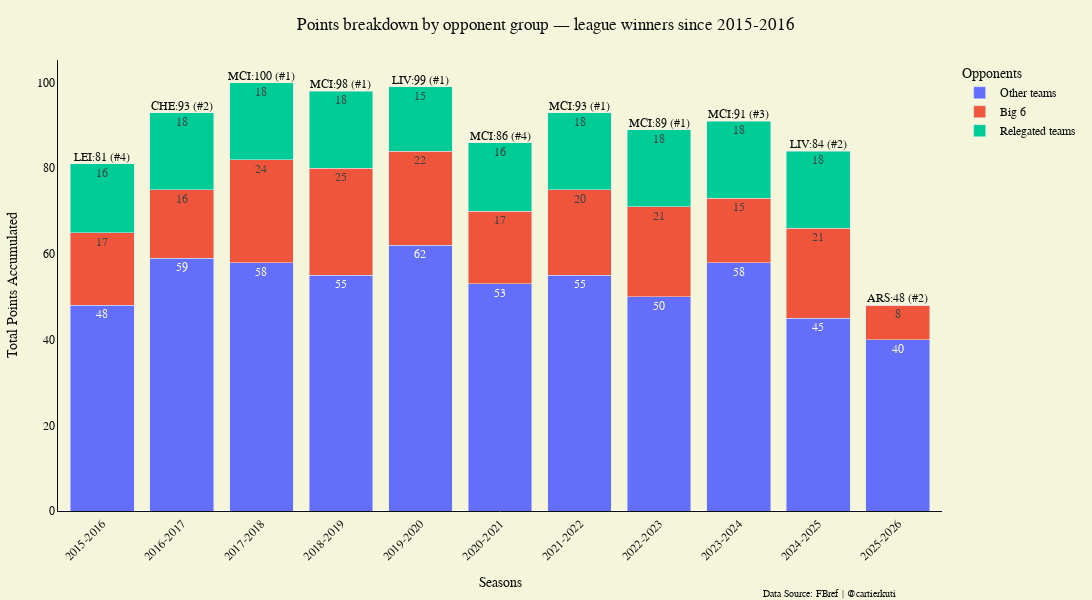

Write notebook code for a chart like this one.
### Code cell
table = table.sort_values('b6_pts', ascending=False)

#keep league winner each season (select winner rows to get breakdown columns)
best_pts = table.groupby('season')['pts'].max()
# select winner rows per season
winners = table.loc[table.groupby('season')['pts'].idxmax()].reset_index(drop=True)
b6_winners = table.loc[table.groupby('season')['b6_pts'].idxmax()].reset_index(drop=True)

#winners =winners.sort_values(by="b6_pts", ascending=False)

#Stacked Chart of the winners' point sharing by opponent group
fig = px.bar(
    winners,
    x='season',
    y=['other_pts', 'b6_pts', 'rele_pts'],
    title=f"Points breakdown by opponent group — league winners since {winners['season'].min()}",
    text_auto=True,
    hover_name='team'
    )

fig.update_layout(
    title_x=0.5,          # <-- centers the title
    title_xanchor='center',
    barmode='stack', 
    xaxis_tickangle=-45,
    height=600,
    width=1200,
    font=dict(
        family="Courier New, monospace",
        size=12,
        color="#0B0F0C"
    ),
    margin=dict(l=40, r=40, t=60, b=40),
    paper_bgcolor="Beige", autosize=True, plot_bgcolor = 'Beige',
    xaxis=dict(
        title="Seasons",
        showgrid=False,
        gridcolor='rgba(0,255,65,0.15)',
        zeroline=True,
        linecolor='#0B0F0C',
        tickcolor= '#0B0F0C',
    ),

    yaxis=dict(
        title="Total Points Accumulated",
        showgrid=False,
        gridcolor='rgba(0,255,65,0.15)',
        zeroline=True,
        linecolor='#0B0F0C',
        tickcolor= '#0B0F0C',
    ),

    legend = dict(
        title=dict(text="Opponents"),
        tracegroupgap=0
    ))

fig.add_trace(
    go.Scatter(
        x=winners['season'],
        y=winners['pts'],  # total height of the stack
        mode='text',
        text=winners['team'] + ":" + winners['pts'].astype(str) + " (#" + winners['b6_pos'].astype(str) + ")",
        textposition='top center',
        showlegend=False
    )
)
#add caption at the bottom of the chart
fig.add_annotation(
        text="Data Source: FBref | @cartierkuti",
        xref="paper", yref="paper",
        x=0.95, y=-0.2,
        showarrow=False,
        font=dict(size=10, color="#0B0F0C"),
)

# 🔑 Rename legend entries
fig.for_each_trace(
    lambda t: t.update(
        name={
            'other_pts': 'Other teams',
            'b6_pts': 'Big 6',
            'rele_pts': 'Relegated teams'
        }.get(t.name, t.name)
    )
)

fig.show()
fig.write_image("../visualizations/points_vs_b6.png", scale=2)

### Figure 1 — Plotly figure (JSON) as saved in the notebook; plotly's stock layout.template omitted (floating-point values rounded to 4 significant figures)
{"data": [{"hovertemplate": "<b>%{hovertext}</b><br><br>variable=other_pts<br>season=%{x}<br>value=%{y}<extra></extra>", "hovertext": ["LEI", "CHE", "MCI", "MCI", "LIV", "MCI", "MCI", "MCI", "MCI", "LIV", "ARS"], "legendgroup": "other_pts", "marker": {"color": "#636efa", "pattern": {"shape": ""}}, "name": "Other teams", "orientation": "v", "showlegend": true, "textposition": "auto", "texttemplate": "%{y}", "type": "bar", "x": ["2015-2016", "2016-2017", "2017-2018", "2018-2019", "2019-2020", "2020-2021", "2021-2022", "2022-2023", "2023-2024", "2024-2025", "2025-2026"], "xaxis": "x", "y": [48, 59, 58, 55, 62, 53, 55, 50, 58, 45, 40], "yaxis": "y"}, {"hovertemplate": "<b>%{hovertext}</b><br><br>variable=b6_pts<br>season=%{x}<br>value=%{y}<extra></extra>", "hovertext": ["LEI", "CHE", "MCI", "MCI", "LIV", "MCI", "MCI", "MCI", "MCI", "LIV", "ARS"], "legendgroup": "b6_pts", "marker": {"color": "#EF553B", "pattern": {"shape": ""}}, "name": "Big 6", "orientation": "v", "showlegend": true, "textposition": "auto", "texttemplate": "%{y}", "type": "bar", "x": ["2015-2016", "2016-2017", "2017-2018", "2018-2019", "2019-2020", "2020-2021", "2021-2022", "2022-2023", "2023-2024", "2024-2025", "2025-2026"], "xaxis": "x", "y": [17, 16, 24, 25, 22, 17, 20, 21, 15, 21, 8], "yaxis": "y"}, {"hovertemplate": "<b>%{hovertext}</b><br><br>variable=rele_pts<br>season=%{x}<br>value=%{y}<extra></extra>", "hovertext": ["LEI", "CHE", "MCI", "MCI", "LIV", "MCI", "MCI", "MCI", "MCI", "LIV", "ARS"], "legendgroup": "rele_pts", "marker": {"color": "#00cc96", "pattern": {"shape": ""}}, "name": "Relegated teams", "orientation": "v", "showlegend": true, "textposition": "auto", "texttemplate": "%{y}", "type": "bar", "x": ["2015-2016", "2016-2017", "2017-2018", "2018-2019", "2019-2020", "2020-2021", "2021-2022", "2022-2023", "2023-2024", "2024-2025", "2025-2026"], "xaxis": "x", "y": [16, 18, 18, 18, 15, 16, 18, 18, 18, 18, 0], "yaxis": "y"}, {"mode": "text", "showlegend": false, "text": ["LEI:81 (#4)", "CHE:93 (#2)", "MCI:100 (#1)", "MCI:98 (#1)", "LIV:99 (#1)", "MCI:86 (#4)", "MCI:93 (#1)", "MCI:89 (#1)", "MCI:91 (#3)", "LIV:84 (#2)", "ARS:48 (#2)"], "textposition": "top center", "type": "scatter", "x": ["2015-2016", "2016-2017", "2017-2018", "2018-2019", "2019-2020", "2020-2021", "2021-2022", "2022-2023", "2023-2024", "2024-2025", "2025-2026"], "y": [81, 93, 100, 98, 99, 86, 93, 89, 91, 84, 48]}], "layout": {"annotations": [{"font": {"color": "#0B0F0C", "size": 10}, "showarrow": false, "text": "Data Source: FBref | @cartierkuti", "x": 0.95, "xref": "paper", "y": -0.2, "yref": "paper"}], "autosize": true, "barmode": "stack", "font": {"color": "#0B0F0C", "family": "Courier New, monospace", "size": 12}, "height": 600, "legend": {"title": {"text": "Opponents"}, "tracegroupgap": 0}, "margin": {"b": 40, "l": 40, "r": 40, "t": 60}, "paper_bgcolor": "Beige", "plot_bgcolor": "Beige", "title": {"text": "Points breakdown by opponent group — league winners since 2015-2016", "x": 0.5, "xanchor": "center"}, "width": 1200, "xaxis": {"anchor": "y", "domain": [0, 1], "gridcolor": "rgba(0,255,65,0.15)", "linecolor": "#0B0F0C", "showgrid": false, "tickangle": -45, "tickcolor": "#0B0F0C", "title": {"text": "Seasons"}, "zeroline": true}, "yaxis": {"anchor": "x", "domain": [0, 1], "gridcolor": "rgba(0,255,65,0.15)", "linecolor": "#0B0F0C", "showgrid": false, "tickcolor": "#0B0F0C", "title": {"text": "Total Points Accumulated"}, "zeroline": true}}}
